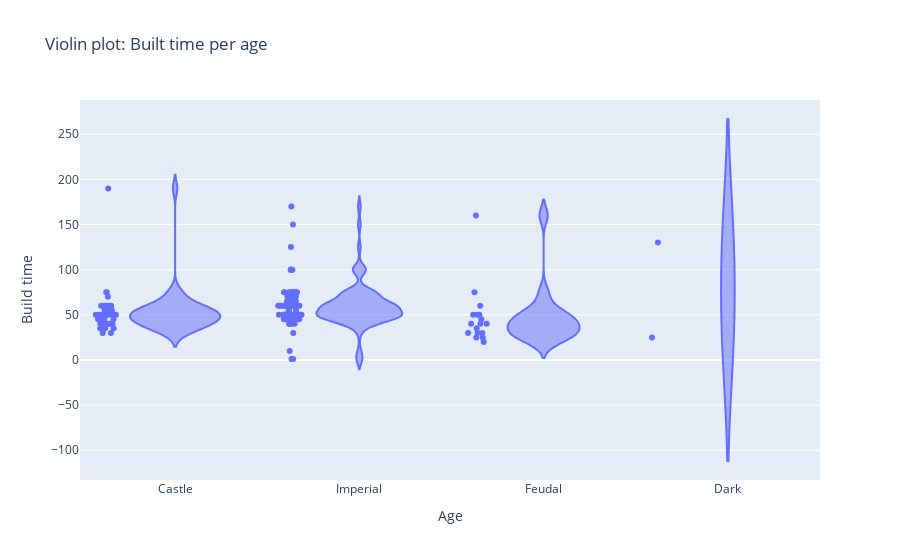

Notebook cell for this chart:
### Code cell
px.violin(data_frame=flattened_tech,x='age',y='build_time',points='all',hover_name='name',
         labels={"age":"Age","build_time":"Build time"}, title="Violin plot: Built time per age")

### Figure 1 — Plotly figure (JSON) as saved in the notebook; plotly's stock layout.template omitted (floating-point values rounded to 4 significant figures; data arrays with more than 128 entries replaced by an {"elided": "..."} marker saying what was removed)
{"data": [{"alignmentgroup": "True", "box": {"visible": false}, "hovertemplate": "<b>%{hovertext}</b><br><br>Age=%{x}<br>Build time=%{y}<extra></extra>", "hovertext": {"elided": "140 str values"}, "legendgroup": "", "marker": {"color": "#636efa"}, "name": "", "offsetgroup": "", "orientation": "v", "points": "all", "scalegroup": "True", "showlegend": false, "type": "violin", "x": {"elided": "140 str values"}, "x0": " ", "xaxis": "x", "y": {"elided": "140 int values"}, "y0": " ", "yaxis": "y"}], "layout": {"legend": {"tracegroupgap": 0}, "title": {"text": "Violin plot: Built time per age"}, "violinmode": "group", "xaxis": {"anchor": "y", "domain": [0, 1], "title": {"text": "Age"}}, "yaxis": {"anchor": "x", "domain": [0, 1], "title": {"text": "Build time"}}}}
